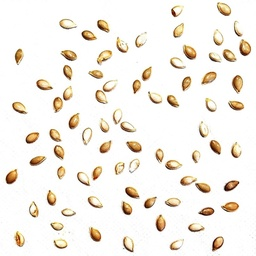
#> input picture gr9/data/graines_1.jpg, 256 x 256 px, shrunk from 800 x 800 before the run
$ python compter_image.py graines_1.jpg
#> lines starting #> are read from the running program, lines starting #| are printed output that depends on the picture; after the words box and inside, x2 and y2 are one past the last pixel; in counts of white or black regions, pixels touching at a corner belong together; long printed decimals are rounded
import sys
import numpy as np
from PIL import Image, ImageDraw
from random import randint
from scipy.ndimage import uniform_filter

def compter_voisins_blancs_5x5(image_gris, i, j):
    """
    Compte le nombre de pixels blancs parmi les 24 voisins d'un pixel dans une fenêtre 5x5.

    Un pixel est considéré comme blanc s’il a une valeur supérieure à 240.

    Paramètres :
    - image_gris (np.ndarray) : Image en niveaux de gris (valeurs de 0 à 255), tableau 2D.
    - i (int) : Coordonnée verticale du pixel central.
    - j (int) : Coordonnée horizontale du pixel central.

    Retourne :
    - int : Nombre de voisins blancs dans la fenêtre 5x5 centrée sur (i, j), excluant le centre.
    """
    hauteur, largeur = image_gris.shape
    compteur = 0
    for di in range(-2, 3):  # de -2 à +2 inclus
        for dj in range(-2, 3):
            if di == 0 and dj == 0:
                continue  # On ignore le pixel central
            ni, nj = i + di, j + dj
            if 0 <= ni < hauteur and 0 <= nj < largeur:
                if image_gris[ni, nj] > 240:
                    compteur += 1
    return compteur

def calcul_score_clarte(image_gris, seuil_voisins_blancs):
    """
    Calcule un score de clarté basé sur le nombre de pixels ayant suffisamment de voisins blancs
    dans une fenêtre 5x5 centrée sur chaque pixel.

    Un pixel est considéré comme "clair" s’il a plus que `seuil_voisins_blancs` pixels blancs parmi
    ses 24 voisins dans une matrice 5x5.

    Paramètres :
    - image_gris (np.ndarray) : Image en niveaux de gris (valeurs de 0 à 255), tableau 2D.
    - seuil_voisins_blancs (int) : Seuil minimum de voisins blancs pour qu’un pixel soit comptabilisé.

    Retourne :
    - int : Nombre de pixels ayant suffisamment de voisins blancs.
    """
    hauteur, largeur = image_gris.shape
    compteur = 0
    for i in range(hauteur):
        for j in range(largeur):
            if compter_voisins_blancs_5x5(image_gris, i, j) > seuil_voisins_blancs:
                compteur += 1
    return compteur

def blanchir_si_proche_du_blanc(arr, seuil=240):
    """
    Remplace les pixels d’une image en niveaux de gris par du blanc (255) s’ils sont localement
    proches du blanc, selon un seuil défini.

    Étapes :
    1. Les pixels dont la valeur est supérieure au seuil sont directement blanchis (255).
    2. Une moyenne locale (filtre 3x3) est appliquée à l’image blanchie.
    3. Si la moyenne locale d’un pixel dépasse le seuil, il est aussi mis à blanc.

    Paramètres :
    - arr (np.ndarray) : Image en niveaux de gris (uint8), tableau 2D.
    - seuil (int) : Valeur de seuil au-dessus de laquelle un pixel ou sa moyenne locale est considéré comme blanc.

    Retourne :
    - np.ndarray : Image transformée, avec les pixels blanchis selon les critères.
    """
    # Étape 1 : Blanchiment initial selon le seuil
    blanchis = np.where(arr > seuil, 255, arr)

    # Étape 2 : Calcul de la moyenne locale (matrice 3x3 autour de chaque pixel)
    moyenne_locale = uniform_filter(blanchis.astype(np.float32), size=3, mode='reflect')

    # Étape 3 : Blanchiment final selon la moyenne locale
    return np.where(moyenne_locale > seuil, 255, blanchis).astype(np.uint8)


def voisins(i, j, largeur, hauteur):
    """
    Génère les coordonnées des voisins immédiats (8-connectivité) d’un pixel donné,
    en s'assurant qu'ils restent dans les limites de l'image.

    Paramètres :
    - i (int) : Ligne du pixel central.
    - j (int) : Colonne du pixel central.
    - largeur (int) : Largeur de l'image.
    - hauteur (int) : Hauteur de l'image.

    Rend :
    - (ni, nj) (tuple[int, int]) : Coordonnées de chaque voisin valide (dans l'image et différent du pixel central).
    """
    for delta_i in [-1, 0, 1]:
        for delta_j in [-1, 0, 1]:
            if delta_i == 0 and delta_j == 0:
                continue  # Ignore le pixel central
            ni, nj = i + delta_i, j + delta_j
            if 0 <= ni < hauteur and 0 <= nj < largeur:
                yield ni, nj # ignore les pixels qui dépassent de l'image

def pre_traitement(nom_fichier):
    """
    Applique un prétraitement sur une image en niveaux de gris afin de la clarifier progressivement
    jusqu'à atteindre un seuil de "netteté" défini.

    Cette fonction charge une image en niveaux de gris, puis applique de manière itérative un filtre
    qui blanchit les pixels proches du blanc (selon un seuil décroissant). À chaque itération,
    elle mesure la proportion de pixels ayant au moins 15 voisins blancs dans leur voisinage 5x5.
    Le processus s'arrête lorsque cette proportion dépasse 82 %.

    Paramètres :
    - nom_fichier (str) : Chemin vers le fichier image à traiter (formats supportés par PIL, ex: PNG, JPG).

    Retour :
    - image_filtree : Tableau NumPy 2D (dtype=uint8) représentant l'image prétraitée.
    """
    POURCENTAGE_MINIMUM_DE_BLANC=0.82
    seuil = 255
    proportion_claire = 0

    # Chargement de l'image en niveaux de gris
    image_originale = np.array(Image.open(nom_fichier).convert("L"))

    # Boucle de clarification progressive jusqu'à obtenir une image suffisamment "claire"
    while proportion_claire < POURCENTAGE_MINIMUM_DE_BLANC:
        image_filtree = blanchir_si_proche_du_blanc(image_originale.copy(), seuil)
        proportion_claire = calcul_score_clarte(image_filtree, 15) / image_filtree.size
        print("DEBUG : Proportion de pixels clairs :", proportion_claire)
        seuil -= 20  # Abaisse le seuil pour inclure plus de pixels à blanchir

    return image_filtree

def extraire_objets(matrice_gris, max_voisins_blancs=9):
    """
    Détecte et extrait les objets présents dans une image en niveaux de gris (tableau NumPy 2D).

    Cette fonction explore aléatoirement l'image pour détecter les zones composées de pixels non blancs (valeur ≠ 255).
    Chaque groupe de pixels connectés est considéré comme un objet potentiel.
    Un pixel est ajouté à un objet seulement si :
    - Il n'est pas déjà visité,
    - Sa valeur est différente de 255 (non blanc),
    - Il a moins de `max_voisins_blancs` voisins blancs dans sa matrice 5x5.

    Seuls les objets dépassant une taille minimale de 150 pixels sont conservés.

    Paramètres :
    - image_gris : Image en niveaux de gris sous forme de tableau NumPy 2D.
    - max_voisins_blancs (int) : Nombre maximal de voisins blancs autorisé dans une matrice 5x5
      pour inclure un pixel dans un objet.

    Retourne :
    - objets : Liste des objets détectés, chaque objet étant représenté
      par un ensemble de coordonnées (i, j) des pixels qui le composent.
    """
    TAILLE_MIN_OBJET = 150

    hauteur, largeur = matrice_gris.shape
    visites = np.zeros(matrice_gris.shape, dtype=bool)
    objets = []
    total_trouves = 0

    for _ in range(10000):
        i, j = randint(0, hauteur - 1), randint(0, largeur - 1)
        if visites[i, j] or matrice_gris[i, j] == 255:
            continue
        objet = set()
        pile = [(i, j)]
        while pile:
            ci, cj = pile.pop()
            if not visites[ci, cj] and matrice_gris[ci, cj] != 255:
                visites[ci, cj] = True
                objet.add((ci, cj))
                for ni, nj in voisins(ci, cj, largeur, hauteur):
                    if not visites[ni, nj] and compter_voisins_blancs_5x5(matrice_gris, ni, nj) < max_voisins_blancs:
                        pile.append((ni, nj))
        total_trouves += 1
        if len(objet) > TAILLE_MIN_OBJET:
            objets.append(objet)

    print("Nombre d'objets détectés :", len(objets))
    print("DEBUG : Nombre total d'entités explorées :", total_trouves)
    return objets

# [28 lines left out: function correction_des_doublons, not called in this run]

def calculer_boites_et_surfaces(objets):
    """
    Calcule les rectangles englobants (bounding boxes) et les surfaces associées
    pour une liste d’objets détectés dans une image.

    Paramètres :
    - objets : Liste d’objets, chacun étant un ensemble de coordonnées (i, j).

    Retourne :
    - boites_englobante : Liste des rectangles englobants sous la forme
      (min_colonne, min_ligne, max_colonne, max_ligne).
    - surfaces : Liste des surfaces (en nombre de pixels) de chaque rectangle englobant.
    """
    boites_englobantes = []
    surfaces = []

    for objet in objets:
        # A l'aide de numpy, on trouve les les valeurs x et y min et max dans les coordonnées
        coordonnees = np.array(list(objet))
        min_i, min_j = coordonnees.min(axis=0)
        max_i, max_j = coordonnees.max(axis=0)

        surface = (max_i - min_i) * (max_j - min_j)

        boites_englobantes.append((min_j, min_i, max_j, max_i))  # Format (x0, y0, x1, y1)
        surfaces.append(surface)

    return boites_englobantes, surfaces

# [28 lines left out: function visualisation, not called in this run]

def compter_objets(nom_fichier):
    """
    Fonction principale pour compter les objets distincts présents dans une image en niveaux de gris.

    Étapes :
    1. Prétraitement de l'image pour supprimer le bruit et améliorer la détection des objets.
    2. Détection des objets par exploration de voisinage et regroupement de pixels.
    3. Calcul des boîtes englobantes et des surfaces associées à chaque objet détecté.
    4. Identification des objets anormalement grands (potentiellement des doublons fusionnés).
    5. Affichage visuel des objets avec surlignage des objets anormaux.
    6. Correction des objets anormaux en essayant de les diviser en sous-objets.

    Paramètre :
    - nom_fichier (str) : Nom du fichier image à analyser (doit être une image lisible par PIL).

    Retour :
    - int : Nombre total d’objets détectés, y compris les objets corrigés séparément dans les doublons.
    """

    # Étape 1 : Prétraitement pour éclaircir l’image jusqu’à ce qu’une majorité de pixels soient considérés comme “blancs”
    matrice_gris = pre_traitement(nom_fichier)

    # Étape 2 : Extraction des objets présents dans l’image prétraitée
    liste_objets = extraire_objets(matrice_gris)

    # Étape 3 : Calcul des boîtes englobantes et des surfaces de chaque objet détecté
    boites_englobantes, surfaces = calculer_boites_et_surfaces(liste_objets)
    surface_moyenne = sum(surfaces) / len(surfaces)
    print("DEBUG : Surface moyenne :", surface_moyenne)

    # Étape 4 : Détection des objets anormalement grands (plus que 80% plus grand que la moyenne), suspectés de contenir plusieurs objets fusionnés
    objets_trop_grands = [surface > 1.8 * surface_moyenne for surface in surfaces]

    # Étape 5 : Visualisation de tous les objets, avec mise en évidence des objets suspects
    visualisation(matrice_gris, liste_objets, boites_englobantes, objets_trop_grands)

    # Étape 6 : Correction des objets suspects en essayant de les diviser en objets distincts
    objets_additionnels = correction_des_doublons(matrice_gris, boites_englobantes, objets_trop_grands)

    # Retourne le nombre total d’objets détectés, y compris ceux issus de la correction des doublons
    return len(liste_objets) + objets_additionnels

def main():
    # Vérifier si un argument a été passé en ligne de commande
    if len(sys.argv) > 1:
        # Si un argument est passé, utiliser le premier argument comme nom de fichier
        file = sys.argv[1]
    else:
        # Sinon, demander à l'utilisateur de saisir le nom du fichier
        file = input("Veuillez entrer le nom de l'image dont il faut commpter les objets : ")

    # Afficher le résultat de compter_objets
    print("NOMBRE FINAL D'OBJETS dans", file, ":", compter_objets(file))
#> in pre_traitement, `image_originale = np.array(Image.open(nom_fichier).convert("L"))`:
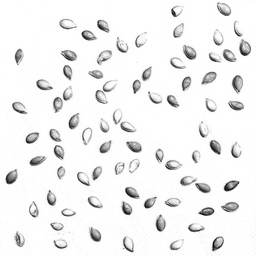
#> image_originale: shape (256, 256); min 4, max 255, mean 240.9
#> the loop in pre_traitement, `while proportion_claire < POURCENTAGE_MINIMUM_DE_BLANC:` made 2 passes
#> proportion_claire on passes 1 to 2: 0.807, 0.821
#| DEBUG : Proportion de pixels clairs : 0.8071
#| DEBUG : Proportion de pixels clairs : 0.8215
#> pass 1, in blanchir_si_proche_du_blanc, `moyenne_locale = uniform_filter(blanchis.astype(np.float32), size=3, m..`:
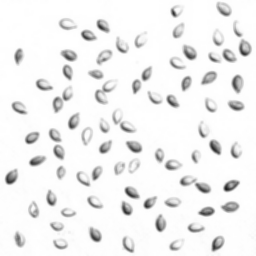
#> moyenne_locale: shape (256, 256) float32; min 29, max 255, mean 240.9
#> after the loop in pre_traitement, `while proportion_claire < POURCENTAGE_MINIMUM_DE_BLANC:`: seuil = 215
#> after the loop in extraire_objets, `for _ in range(10000):`:
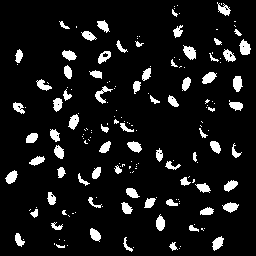
#> visites: shape (256, 256) bool; 8.8% white; 174 white regions (99 under 20 px), largest, box (x1, y1, x2, y2) and area: (239, 39, 251, 55) 129, (183, 45, 196, 60) 127, (233, 76, 243, 92) 118
#> after the loop in extraire_objets, `for _ in range(10000):`: objets = []; total_trouves = 534
#| Nombre d'objets détectés : 0
#| DEBUG : Nombre total d'entités explorées : 534
#> in compter_objets, `liste_objets = extraire_objets(matrice_gris)`: liste_objets = []

if __name__ == "__main__":
#> (the run stopped early here; a loop or call above may not have finished)
